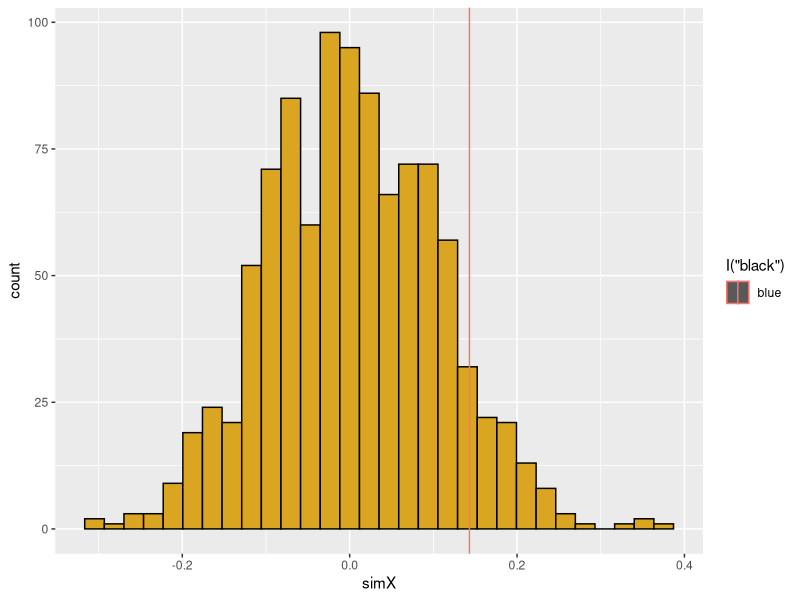
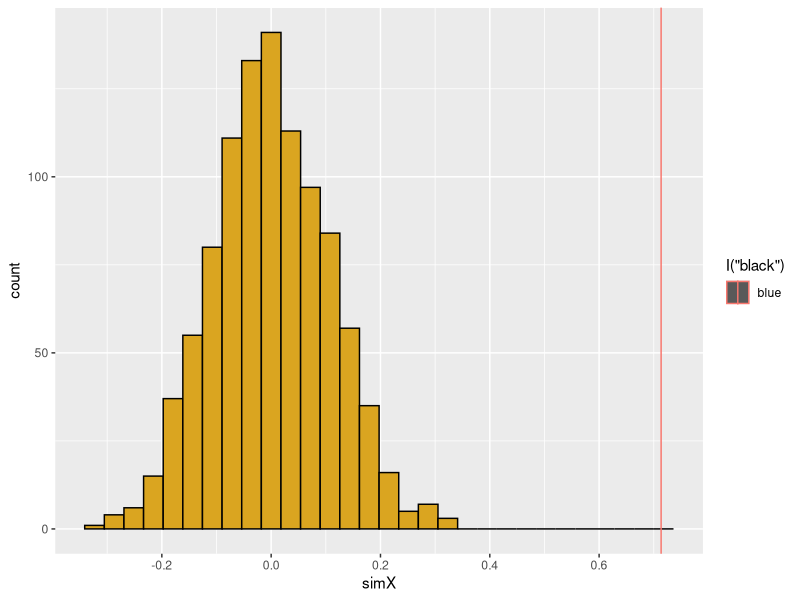

The R source for these figures, in order:
## ---- chunk 1
# Preliminaries
library(ggplot2)
library(TeachingDemos)
char2seed("Cruel April")
## ---- chunk 2
# FUNCTION: readData
# read in or generate data frame 
# input: file name (or nothing for demo) 
# output: 3-column data frame of observed data (ID, x, y)
#------------------------------------------------------
readData <- function(z=NULL) {
  if(is.null(z)) {
    xVar <- sample(1:5,100,replace=TRUE)
    yVar <- sample(1:5,100,replace=TRUE)
    dF <- data.frame(ID=seq_along(xVar), xVar, yVar)
  } 
    return(dF)
  }

########################################################
# FUNCTION: getMetric
# calculate metric for randomization test
# input: 3-column data frame for regression
# output: regression slope (single number from randomization test notes)
#------------------------------------------------------
getMetric <- function(z=NULL) {
  if(is.null(z)){
    xVar <- sample(1:5,100,replace=TRUE)
    yVar <- sample(1:5,100,replace=TRUE)
    z <- data.frame(ID=seq_along(xVar), xVar, yVar)
  }
  . <- lm(z[,3]~z[,2]) 
  . <- summary(.)
  . <- .$coefficients[2,1]
  slope <- . 
  return(slope) 
}

########################################################
# FUNCTION: shuffleData
# randomization data for regression analysis
# input: 3-column data frame (ID, xVar, yVar)
# output: 3-column data frame (ID, xVar, yVar) (just shuffled up!)
#------------------------------------------------------
shuffleData <- function(z=NULL) {
  if(is.null(z)){
    xVar <- sample(1:5,100,replace=TRUE)
    yVar <- sample(1:5,100,replace=TRUE)
    z <- data.frame(ID=seq_along(xVar), xVar, yVar)
  }
  z[,3] <- sample(z[,3]) # reshuffling the y values 
  # de-coupling pattern between x and y 
  # default is replace = FALSE so in one swoop shuffles data randomly
  
  return(z)
}

########################################################
# FUNCTION: getPVAL
# calculate p value for observed, simulated data
# input: list of observed metric and vector of simulated metric
# output: lower, upper tail probability vector 
#------------------------------------------------------
getPVAL <- function(z=NULL) {
  if(is.null(z)){
    z <- list(xObs=runif(1), xSim=runif(1000)) }
  pLower <- mean(z[[2]]<=z[[1]]) 
  pUpper <- mean(z[[2]]>=z[[1]])
  
  return(c(pL=pLower,pU=pUpper))
}

######################################
# FUNCTION: plotRanTest
# ggplot graph
# input: list of observed metric and vector of simulated metric
# output: ggplot graph
#-------------------------------------
plotRanTest <-function(z=NULL){
  if(is.null(z)){
    z <- list(xObs=runif(1),xSim=runif(1000)) }
  dF <- data.frame(ID=seq_along(z[[2]]),simX=z[[2]])
  p1 <- ggplot(data=dF,mapping=aes(x=simX))
  p1 + geom_histogram(mapping=aes(fill=I("goldenrod"),color=I("black"))) + geom_vline(aes(xintercept=z[[1]],color="blue"))
}

## ---- chunk 3
nSim <- 1000 # number of simulations 
Xsim <- rep(NA, nSim) # will hold simulated slopes 

dF <- readData()
Xobs <- getMetric(dF)

# loop through to create 1000 simulated slopes for xSim vector
for (i in seq_len(nSim)){
  Xsim[i] <- getMetric(shuffleData(dF))
}

# creating the list structure that we need for final function
slopes <- list(Xobs, Xsim)
getPVAL(slopes)
plotRanTest(slopes)
## ---- chunk 4
# Read CSV into R
MyData <- read.csv(file="Concern_behavior.csv", header=TRUE, sep=",")  
head(MyData)
dF<-cbind(ID=seq_along(MyData),MyData)
Xobs <- getMetric(dF) #calculate slope for dataset
nSim <- 1000 # number of simulations 
Xsim <- rep(NA, nSim) # will hold simulated slopes 

# loop through to create 1000 simulated slopes for xSim vector
for (i in seq_len(nSim)){
  Xsim[i] <- getMetric(shuffleData(dF))
}

# creating the list structure that we need for final function
z1 <- list(Xobs,Xsim)
getPVAL(z1)
plotRanTest(z1)
